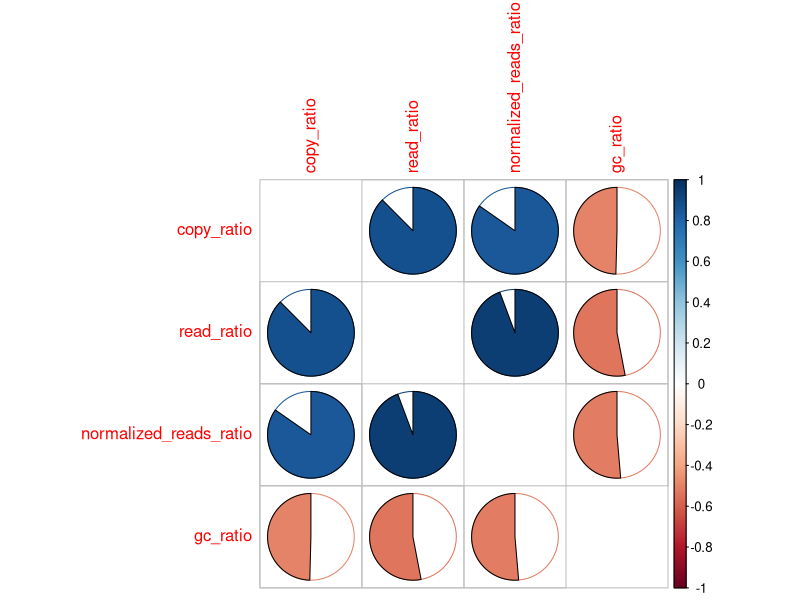

Write the R code that produced this figure.
library(corrplot)
library(ggplot2)

setwd("~/github/read_simulation/analyses/1520_genomes_RAD_characteristics/2021_06_30_quantify_30_genomes/4_compare_abundance_profiles")

df = read.csv(file='sampled_genome_stats.csv')

df$gc_ratio = df$total_gc / (df$total_all_ls - df$total_n_ls)
df$normalized_reads = df$reads / df$total.length
df$normalized_reads_ratio = df$normalized_reads / sum(df$normalized_reads)

mydata = df[c("copy_ratio", "read_ratio", "normalized_reads_ratio", "gc_ratio")]
mydata.cor = cor(mydata, use = "pairwise.complete.obs")
corrplot(diag = F, method = "pie", mydata.cor)

